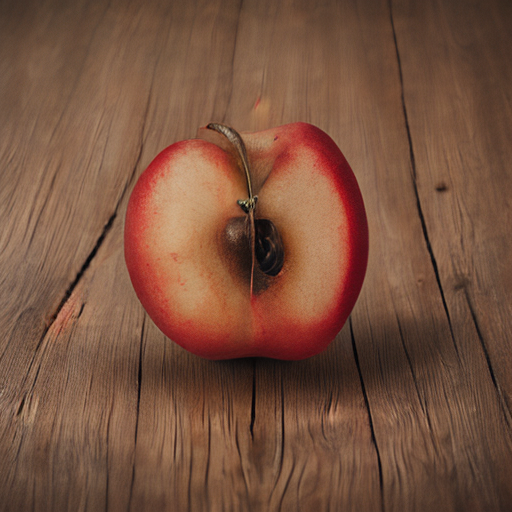
#> input picture tools/studio-browser-test/apple.png, 512 x 512 px
$ python png-stats.py apple.png
#> lines starting #> are read from the running program, lines starting #| are printed output that depends on the picture
"""Prints mode, size and a few pixel facts of PNG files: a reading aid for black-box measurements. Usage: python png-stats.py file.png [...]"""
import sys
from PIL import Image
import numpy as np

for f in sys.argv[1:]:
    im = Image.open(f)
#> im is the input picture: PIL image 512x512 RGB; mean R, G, B 120.4, 82, 62.2
    a = np.asarray(im)
    line = f'{f.split("/")[-1].split(chr(92))[-1]}: mode {im.mode} size {im.size[0]}x{im.size[1]}'
#> line = 'apple.png: mode RGB size 512x512'
    if a.ndim == 2:
        a = a[:, :, None]
    for c in range(a.shape[2]):
        ch = a[:, :, c]
        line += f' | ch{c} min {ch.min()} max {ch.max()} mean {ch.mean():.3f}'
#> this loop made 3 passes
#> pass 1, `ch = a[:, :, c]`:
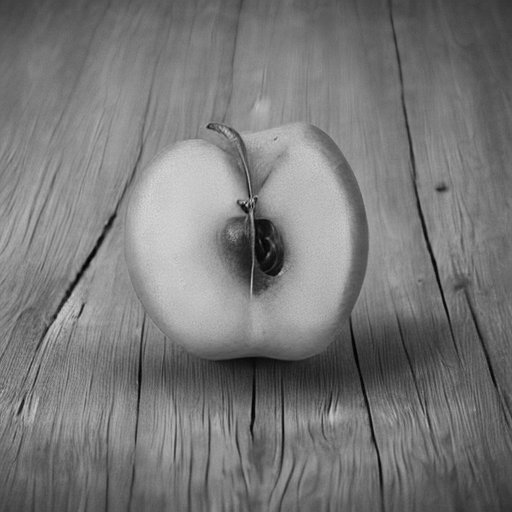
#> ch: shape (512, 512); min 0, max 217, mean 120.4
#> pass 2, `ch = a[:, :, c]`:
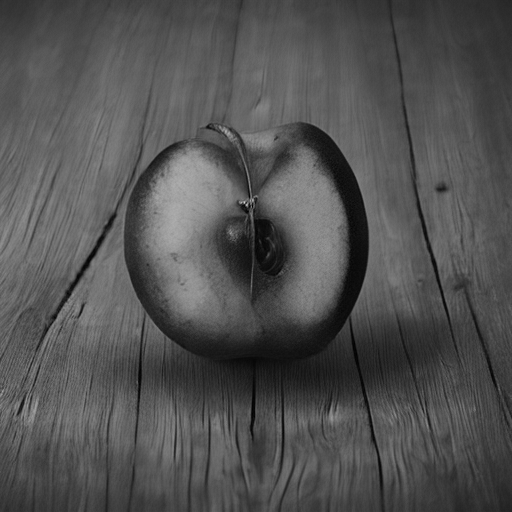
#> ch: shape (512, 512); min 0, max 212, mean 82
#> pass 3, `ch = a[:, :, c]`:
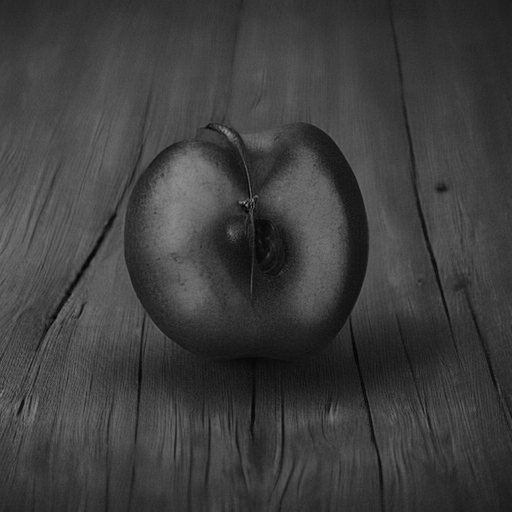
#> ch: shape (512, 512); min 0, max 167, mean 62.2
    h, w = a.shape[:2]
#> h = 512; w = 512
    pts = [(0, 0), (w // 2, h // 2), (w // 4, h // 4), (int(w * 0.375), int(h * 0.4)), (w // 2, int(h * 0.8))]
    line += ' | px ' + ' '.join(f'({x},{y})={tuple(int(v) for v in a[y, x])}' for x, y in pts)
    vals = np.unique(a.reshape(-1, a.shape[2]), axis=0)
    line += f' | {len(vals)} distinct colours'
    print(line)
#> (printed output is left out)
